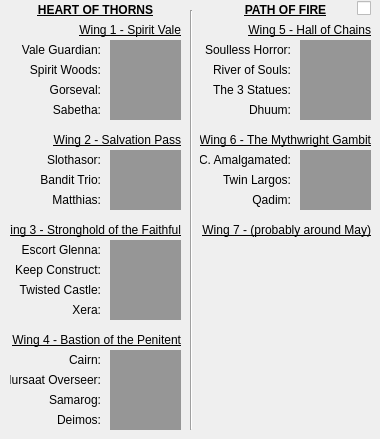
    <widget class="QWidget" name="tab_bosses">
     <attribute name="title">
      <string>Weekly Bosses</string>
     </attribute>
     <widget class="QLabel" name="label_17">
      <property name="geometry">
       <rect>
        <x>10</x>
        <y>100</y>
        <width>91</width>
        <height>20</height>
       </rect>
      </property>
      <property name="text">
       <string>Sabetha:</string>
      </property>
      <property name="alignment">
       <set>Qt::AlignRight|Qt::AlignTrailing|Qt::AlignVCenter</set>
      </property>
      <property name="buddy">
       <cstring>linePermission_Characters</cstring>
      </property>
     </widget>
     <widget class="QLabel" name="label_11">
      <property name="geometry">
       <rect>
        <x>10</x>
        <y>190</y>
        <width>91</width>
        <height>20</height>
       </rect>
      </property>
      <property name="text">
       <string>Matthias:</string>
      </property>
      <property name="alignment">
       <set>Qt::AlignRight|Qt::AlignTrailing|Qt::AlignVCenter</set>
      </property>
      <property name="buddy">
       <cstring>linePermission_Unlocks</cstring>
      </property>
     </widget>
     <widget class="QLineEdit" name="lineRaidboss_gorseval">
      <property name="geometry">
       <rect>
        <x>110</x>
        <y>80</y>
        <width>71</width>
        <height>20</height>
       </rect>
      </property>
      <property name="styleSheet">
       <string notr="true">background-color: rgb(150, 150, 150);</string>
      </property>
      <property name="text">
       <string/>
      </property>
      <property name="frame">
       <bool>false</bool>
      </property>
      <property name="alignment">
       <set>Qt::AlignCenter</set>
      </property>
      <property name="readOnly">
       <bool>true</bool>
      </property>
     </widget>
     <widget class="QLineEdit" name="lineRaidboss_glenna">
      <property name="geometry">
       <rect>
        <x>110</x>
        <y>240</y>
        <width>71</width>
        <height>20</height>
       </rect>
      </property>
      <property name="styleSheet">
       <string notr="true">background-color: rgb(150, 150, 150);</string>
      </property>
      <property name="text">
       <string/>
      </property>
      <property name="frame">
       <bool>false</bool>
      </property>
      <property name="alignment">
       <set>Qt::AlignCenter</set>
      </property>
      <property name="readOnly">
       <bool>true</bool>
      </property>
     </widget>
     <widget class="QLabel" name="label_37">
      <property name="geometry">
       <rect>
        <x>10</x>
        <y>60</y>
        <width>91</width>
        <height>20</height>
       </rect>
      </property>
      <property name="text">
       <string>Spirit Woods:</string>
      </property>
      <property name="alignment">
       <set>Qt::AlignRight|Qt::AlignTrailing|Qt::AlignVCenter</set>
      </property>
      <property name="buddy">
       <cstring>linePermission_Progression</cstring>
      </property>
     </widget>
     <widget class="QLabel" name="label_28">
      <property name="geometry">
       <rect>
        <x>10</x>
        <y>370</y>
        <width>91</width>
        <height>20</height>
       </rect>
      </property>
      <property name="text">
       <string>Mursaat Overseer:</string>
      </property>
      <property name="alignment">
       <set>Qt::AlignRight|Qt::AlignTrailing|Qt::AlignVCenter</set>
      </property>
      <property name="buddy">
       <cstring>linePermission_Guilds</cstring>
      </property>
     </widget>
     <widget class="QLineEdit" name="lineRaidboss_qadim">
      <property name="geometry">
       <rect>
        <x>300</x>
        <y>190</y>
        <width>71</width>
        <height>20</height>
       </rect>
      </property>
      <property name="styleSheet">
       <string notr="true">background-color: rgb(150, 150, 150);</string>
      </property>
      <property name="text">
       <string/>
      </property>
      <property name="frame">
       <bool>false</bool>
      </property>
      <property name="alignment">
       <set>Qt::AlignCenter</set>
      </property>
      <property name="readOnly">
       <bool>true</bool>
      </property>
     </widget>
     <widget class="QLineEdit" name="lineRaidboss_slothasor">
      <property name="geometry">
       <rect>
        <x>110</x>
        <y>150</y>
        <width>71</width>
        <height>20</height>
       </rect>
      </property>
      <property name="styleSheet">
       <string notr="true">background-color: rgb(150, 150, 150);</string>
      </property>
      <property name="text">
       <string/>
      </property>
      <property name="frame">
       <bool>false</bool>
      </property>
      <property name="alignment">
       <set>Qt::AlignCenter</set>
      </property>
      <property name="readOnly">
       <bool>true</bool>
      </property>
     </widget>
     <widget class="QLabel" name="label_13">
      <property name="geometry">
       <rect>
        <x>10</x>
        <y>150</y>
        <width>91</width>
        <height>20</height>
       </rect>
      </property>
      <property name="text">
       <string>Slothasor:</string>
      </property>
      <property name="alignment">
       <set>Qt::AlignRight|Qt::AlignTrailing|Qt::AlignVCenter</set>
      </property>
      <property name="buddy">
       <cstring>linePermission_Tradingpost</cstring>
      </property>
     </widget>
     <widget class="QLineEdit" name="lineRaidboss_sabetha">
      <property name="geometry">
       <rect>
        <x>110</x>
        <y>100</y>
        <width>71</width>
        <height>20</height>
       </rect>
      </property>
      <property name="styleSheet">
       <string notr="true">background-color: rgb(150, 150, 150);</string>
      </property>
      <property name="frame">
       <bool>false</bool>
      </property>
      <property name="alignment">
       <set>Qt::AlignCenter</set>
      </property>
      <property name="readOnly">
       <bool>true</bool>
      </property>
     </widget>
     <widget class="QLineEdit" name="lineRaidboss_spiritwoods">
      <property name="geometry">
       <rect>
        <x>110</x>
        <y>60</y>
        <width>71</width>
        <height>20</height>
       </rect>
      </property>
      <property name="styleSheet">
       <string notr="true">background-color: rgb(150, 150, 150);</string>
      </property>
      <property name="text">
       <string/>
      </property>
      <property name="frame">
       <bool>false</bool>
      </property>
      <property name="alignment">
       <set>Qt::AlignCenter</set>
      </property>
      <property name="readOnly">
       <bool>true</bool>
      </property>
     </widget>
     <widget class="QLabel" name="label_39">
      <property name="geometry">
       <rect>
        <x>200</x>
        <y>20</y>
        <width>171</width>
        <height>20</height>
       </rect>
      </property>
      <property name="font">
       <font>
        <underline>true</underline>
       </font>
      </property>
      <property name="text">
       <string>Wing 5 - Hall of Chains</string>
      </property>
      <property name="alignment">
       <set>Qt::AlignRight|Qt::AlignTrailing|Qt::AlignVCenter</set>
      </property>
     </widget>
     <widget class="QLabel" name="label_18">
      <property name="geometry">
       <rect>
        <x>10</x>
        <y>260</y>
        <width>91</width>
        <height>20</height>
       </rect>
      </property>
      <property name="text">
       <string>Keep Construct:</string>
      </property>
      <property name="alignment">
       <set>Qt::AlignRight|Qt::AlignTrailing|Qt::AlignVCenter</set>
      </property>
      <property name="buddy">
       <cstring>linePermission_Builds</cstring>
      </property>
     </widget>
     <widget class="QLineEdit" name="lineRaidboss_samarog">
      <property name="geometry">
       <rect>
        <x>110</x>
        <y>390</y>
        <width>71</width>
        <height>20</height>
       </rect>
      </property>
      <property name="styleSheet">
       <string notr="true">background-color: rgb(150, 150, 150);</string>
      </property>
      <property name="text">
       <string/>
      </property>
      <property name="frame">
       <bool>false</bool>
      </property>
      <property name="alignment">
       <set>Qt::AlignCenter</set>
      </property>
      <property name="readOnly">
       <bool>true</bool>
      </property>
     </widget>
     <widget class="QLabel" name="label_36">
      <property name="geometry">
       <rect>
        <x>10</x>
        <y>280</y>
        <width>91</width>
        <height>20</height>
       </rect>
      </property>
      <property name="text">
       <string>Twisted Castle:</string>
      </property>
      <property name="alignment">
       <set>Qt::AlignRight|Qt::AlignTrailing|Qt::AlignVCenter</set>
      </property>
      <property name="buddy">
       <cstring>linePermission_Progression</cstring>
      </property>
     </widget>
     <widget class="QLineEdit" name="lineRaidboss_mursaat">
      <property name="geometry">
       <rect>
        <x>110</x>
        <y>370</y>
        <width>71</width>
        <height>20</height>
       </rect>
      </property>
      <property name="styleSheet">
       <string notr="true">background-color: rgb(150, 150, 150);</string>
      </property>
      <property name="text">
       <string/>
      </property>
      <property name="frame">
       <bool>false</bool>
      </property>
      <property name="alignment">
       <set>Qt::AlignCenter</set>
      </property>
      <property name="readOnly">
       <bool>true</bool>
      </property>
     </widget>
     <widget class="QLabel" name="label_68">
      <property name="geometry">
       <rect>
        <x>200</x>
        <y>220</y>
        <width>171</width>
        <height>20</height>
       </rect>
      </property>
      <property name="font">
       <font>
        <underline>true</underline>
       </font>
      </property>
      <property name="text">
       <string>Wing 7 - (probably around May)</string>
      </property>
      <property name="alignment">
       <set>Qt::AlignRight|Qt::AlignTrailing|Qt::AlignVCenter</set>
      </property>
     </widget>
     <widget class="QLineEdit" name="lineRaidboss_dhuum">
      <property name="geometry">
       <rect>
        <x>300</x>
        <y>100</y>
        <width>71</width>
        <height>20</height>
       </rect>
      </property>
      <property name="styleSheet">
       <string notr="true">background-color: rgb(150, 150, 150);</string>
      </property>
      <property name="text">
       <string/>
      </property>
      <property name="frame">
       <bool>false</bool>
      </property>
      <property name="alignment">
       <set>Qt::AlignCenter</set>
      </property>
      <property name="readOnly">
       <bool>true</bool>
      </property>
     </widget>
     <widget class="QLineEdit" name="lineRaidboss_statues">
      <property name="geometry">
       <rect>
        <x>300</x>
        <y>80</y>
        <width>71</width>
        <height>20</height>
       </rect>
      </property>
      <property name="styleSheet">
       <string notr="true">background-color: rgb(150, 150, 150);</string>
      </property>
      <property name="text">
       <string/>
      </property>
      <property name="frame">
       <bool>false</bool>
      </property>
      <property name="alignment">
       <set>Qt::AlignCenter</set>
      </property>
      <property name="readOnly">
       <bool>true</bool>
      </property>
     </widget>
     <widget class="QLabel" name="label_30">
      <property name="geometry">
       <rect>
        <x>10</x>
        <y>410</y>
        <width>91</width>
        <height>20</height>
       </rect>
      </property>
      <property name="text">
       <string>Deimos:</string>
      </property>
      <property name="alignment">
       <set>Qt::AlignRight|Qt::AlignTrailing|Qt::AlignVCenter</set>
      </property>
      <property name="buddy">
       <cstring>linePermission_Guilds</cstring>
      </property>
     </widget>
     <widget class="QLabel" name="label_15">
      <property name="geometry">
       <rect>
        <x>10</x>
        <y>80</y>
        <width>91</width>
        <height>20</height>
       </rect>
      </property>
      <property name="text">
       <string>Gorseval:</string>
      </property>
      <property name="alignment">
       <set>Qt::AlignRight|Qt::AlignTrailing|Qt::AlignVCenter</set>
      </property>
      <property name="buddy">
       <cstring>linePermission_Inventories</cstring>
      </property>
     </widget>
     <widget class="QLabel" name="label_23">
      <property name="geometry">
       <rect>
        <x>10</x>
        <y>240</y>
        <width>91</width>
        <height>20</height>
       </rect>
      </property>
      <property name="text">
       <string>Escort Glenna:</string>
      </property>
      <property name="alignment">
       <set>Qt::AlignRight|Qt::AlignTrailing|Qt::AlignVCenter</set>
      </property>
      <property name="buddy">
       <cstring>linePermission_PvP</cstring>
      </property>
     </widget>
     <widget class="QLineEdit" name="lineRaidboss_keepconstruct">
      <property name="geometry">
       <rect>
        <x>110</x>
        <y>260</y>
        <width>71</width>
        <height>20</height>
       </rect>
      </property>
      <property name="styleSheet">
       <string notr="true">background-color: rgb(150, 150, 150);</string>
      </property>
      <property name="text">
       <string/>
      </property>
      <property name="frame">
       <bool>false</bool>
      </property>
      <property name="alignment">
       <set>Qt::AlignCenter</set>
      </property>
      <property name="readOnly">
       <bool>true</bool>
      </property>
     </widget>
     <widget class="QLineEdit" name="lineRaidboss_deimos">
      <property name="geometry">
       <rect>
        <x>110</x>
        <y>410</y>
        <width>71</width>
        <height>20</height>
       </rect>
      </property>
      <property name="styleSheet">
       <string notr="true">background-color: rgb(150, 150, 150);</string>
      </property>
      <property name="text">
       <string/>
      </property>
      <property name="frame">
       <bool>false</bool>
      </property>
      <property name="alignment">
       <set>Qt::AlignCenter</set>
      </property>
      <property name="readOnly">
       <bool>true</bool>
      </property>
     </widget>
     <widget class="QLineEdit" name="lineRaidboss_conjureda">
      <property name="geometry">
       <rect>
        <x>300</x>
        <y>150</y>
        <width>71</width>
        <height>20</height>
       </rect>
      </property>
      <property name="styleSheet">
       <string notr="true">background-color: rgb(150, 150, 150);</string>
      </property>
      <property name="text">
       <string/>
      </property>
      <property name="frame">
       <bool>false</bool>
      </property>
      <property name="alignment">
       <set>Qt::AlignCenter</set>
      </property>
      <property name="readOnly">
       <bool>true</bool>
      </property>
     </widget>
     <widget class="QLabel" name="label_40">
      <property name="geometry">
       <rect>
        <x>200</x>
        <y>40</y>
        <width>91</width>
        <height>20</height>
       </rect>
      </property>
      <property name="text">
       <string>Soulless Horror:</string>
      </property>
      <property name="alignment">
       <set>Qt::AlignRight|Qt::AlignTrailing|Qt::AlignVCenter</set>
      </property>
      <property name="buddy">
       <cstring>linePermission_PvP</cstring>
      </property>
     </widget>
     <widget class="QLabel" name="label_21">
      <property name="geometry">
       <rect>
        <x>10</x>
        <y>350</y>
        <width>91</width>
        <height>20</height>
       </rect>
      </property>
      <property name="text">
       <string>Cairn:</string>
      </property>
      <property name="alignment">
       <set>Qt::AlignRight|Qt::AlignTrailing|Qt::AlignVCenter</set>
      </property>
      <property name="buddy">
       <cstring>linePermission_Guilds</cstring>
      </property>
     </widget>
     <widget class="QLabel" name="label_41">
      <property name="geometry">
       <rect>
        <x>200</x>
        <y>60</y>
        <width>91</width>
        <height>20</height>
       </rect>
      </property>
      <property name="text">
       <string>River of Souls:</string>
      </property>
      <property name="alignment">
       <set>Qt::AlignRight|Qt::AlignTrailing|Qt::AlignVCenter</set>
      </property>
      <property name="buddy">
       <cstring>linePermission_PvP</cstring>
      </property>
     </widget>
     <widget class="QLineEdit" name="lineRaidboss_twinlargos">
      <property name="geometry">
       <rect>
        <x>300</x>
        <y>170</y>
        <width>71</width>
        <height>20</height>
       </rect>
      </property>
      <property name="styleSheet">
       <string notr="true">background-color: rgb(150, 150, 150);</string>
      </property>
      <property name="text">
       <string/>
      </property>
      <property name="frame">
       <bool>false</bool>
      </property>
      <property name="alignment">
       <set>Qt::AlignCenter</set>
      </property>
      <property name="readOnly">
       <bool>true</bool>
      </property>
     </widget>
     <widget class="Line" name="line">
      <property name="geometry">
       <rect>
        <x>190</x>
        <y>10</y>
        <width>3</width>
        <height>420</height>
       </rect>
      </property>
      <property name="orientation">
       <enum>Qt::Vertical</enum>
      </property>
     </widget>
     <widget class="QLabel" name="label_43">
      <property name="geometry">
       <rect>
        <x>200</x>
        <y>100</y>
        <width>91</width>
        <height>20</height>
       </rect>
      </property>
      <property name="text">
       <string>Dhuum:</string>
      </property>
      <property name="alignment">
       <set>Qt::AlignRight|Qt::AlignTrailing|Qt::AlignVCenter</set>
      </property>
      <property name="buddy">
       <cstring>linePermission_PvP</cstring>
      </property>
     </widget>
     <widget class="QLabel" name="label_48">
      <property name="geometry">
       <rect>
        <x>200</x>
        <y>170</y>
        <width>91</width>
        <height>20</height>
       </rect>
      </property>
      <property name="text">
       <string>Twin Largos:</string>
      </property>
      <property name="alignment">
       <set>Qt::AlignRight|Qt::AlignTrailing|Qt::AlignVCenter</set>
      </property>
      <property name="buddy">
       <cstring>linePermission_PvP</cstring>
      </property>
     </widget>
     <widget class="QLabel" name="label_51">
      <property name="geometry">
       <rect>
        <x>10</x>
        <y>0</y>
        <width>171</width>
        <height>20</height>
       </rect>
      </property>
      <property name="font">
       <font>
        <weight>75</weight>
        <bold>true</bold>
        <underline>true</underline>
       </font>
      </property>
      <property name="text">
       <string>HEART OF THORNS</string>
      </property>
      <property name="alignment">
       <set>Qt::AlignCenter</set>
      </property>
     </widget>
     <widget class="QLabel" name="label_26">
      <property name="geometry">
       <rect>
        <x>10</x>
        <y>170</y>
        <width>91</width>
        <height>20</height>
       </rect>
      </property>
      <property name="text">
       <string>Bandit Trio:</string>
      </property>
      <property name="alignment">
       <set>Qt::AlignRight|Qt::AlignTrailing|Qt::AlignVCenter</set>
      </property>
      <property name="buddy">
       <cstring>linePermission_Wallet</cstring>
      </property>
     </widget>
     <widget class="QLineEdit" name="lineRaidboss_trio">
      <property name="geometry">
       <rect>
        <x>110</x>
        <y>170</y>
        <width>71</width>
        <height>20</height>
       </rect>
      </property>
      <property name="styleSheet">
       <string notr="true">background-color: rgb(150, 150, 150);</string>
      </property>
      <property name="text">
       <string/>
      </property>
      <property name="frame">
       <bool>false</bool>
      </property>
      <property name="alignment">
       <set>Qt::AlignCenter</set>
      </property>
      <property name="readOnly">
       <bool>true</bool>
      </property>
     </widget>
     <widget class="QLabel" name="label_19">
      <property name="geometry">
       <rect>
        <x>10</x>
        <y>40</y>
        <width>91</width>
        <height>20</height>
       </rect>
      </property>
      <property name="text">
       <string>Vale Guardian:</string>
      </property>
      <property name="alignment">
       <set>Qt::AlignRight|Qt::AlignTrailing|Qt::AlignVCenter</set>
      </property>
      <property name="buddy">
       <cstring>linePermission_Account</cstring>
      </property>
     </widget>
     <widget class="QLabel" name="label_31">
      <property name="geometry">
       <rect>
        <x>10</x>
        <y>130</y>
        <width>171</width>
        <height>20</height>
       </rect>
      </property>
      <property name="font">
       <font>
        <underline>true</underline>
       </font>
      </property>
      <property name="text">
       <string>Wing 2 - Salvation Pass</string>
      </property>
      <property name="alignment">
       <set>Qt::AlignRight|Qt::AlignTrailing|Qt::AlignVCenter</set>
      </property>
     </widget>
     <widget class="QLineEdit" name="lineRaidboss_cairn">
      <property name="geometry">
       <rect>
        <x>110</x>
        <y>350</y>
        <width>71</width>
        <height>20</height>
       </rect>
      </property>
      <property name="styleSheet">
       <string notr="true">background-color: rgb(150, 150, 150);</string>
      </property>
      <property name="text">
       <string/>
      </property>
      <property name="frame">
       <bool>false</bool>
      </property>
      <property name="alignment">
       <set>Qt::AlignCenter</set>
      </property>
      <property name="readOnly">
       <bool>true</bool>
      </property>
     </widget>
     <widget class="QLabel" name="label_47">
      <property name="geometry">
       <rect>
        <x>200</x>
        <y>130</y>
        <width>171</width>
        <height>20</height>
       </rect>
      </property>
      <property name="font">
       <font>
        <underline>true</underline>
       </font>
      </property>
      <property name="text">
       <string>Wing 6 - The Mythwright Gambit</string>
      </property>
      <property name="alignment">
       <set>Qt::AlignRight|Qt::AlignTrailing|Qt::AlignVCenter</set>
      </property>
     </widget>
     <widget class="QLineEdit" name="lineRaidboss_riverofsouls">
      <property name="geometry">
       <rect>
        <x>300</x>
        <y>60</y>
        <width>71</width>
        <height>20</height>
       </rect>
      </property>
      <property name="styleSheet">
       <string notr="true">background-color: rgb(150, 150, 150);</string>
      </property>
      <property name="text">
       <string/>
      </property>
      <property name="frame">
       <bool>false</bool>
      </property>
      <property name="alignment">
       <set>Qt::AlignCenter</set>
      </property>
      <property name="readOnly">
       <bool>true</bool>
      </property>
     </widget>
     <widget class="QLineEdit" name="lineRaidboss_matthias">
      <property name="geometry">
       <rect>
        <x>110</x>
        <y>190</y>
        <width>71</width>
        <height>20</height>
       </rect>
      </property>
      <property name="styleSheet">
       <string notr="true">background-color: rgb(150, 150, 150);</string>
      </property>
      <property name="frame">
       <bool>false</bool>
      </property>
      <property name="alignment">
       <set>Qt::AlignCenter</set>
      </property>
      <property name="readOnly">
       <bool>true</bool>
      </property>
     </widget>
     <widget class="QLabel" name="label_34">
      <property name="geometry">
       <rect>
        <x>10</x>
        <y>220</y>
        <width>171</width>
        <height>20</height>
       </rect>
      </property>
      <property name="font">
       <font>
        <underline>true</underline>
       </font>
      </property>
      <property name="text">
       <string>Wing 3 - Stronghold of the Faithful</string>
      </property>
      <property name="alignment">
       <set>Qt::AlignRight|Qt::AlignTrailing|Qt::AlignVCenter</set>
      </property>
     </widget>
     <widget class="QLabel" name="label_49">
      <property name="geometry">
       <rect>
        <x>200</x>
        <y>190</y>
        <width>91</width>
        <height>20</height>
       </rect>
      </property>
      <property name="text">
       <string>Qadim:</string>
      </property>
      <property name="alignment">
       <set>Qt::AlignRight|Qt::AlignTrailing|Qt::AlignVCenter</set>
      </property>
      <property name="buddy">
       <cstring>linePermission_PvP</cstring>
      </property>
     </widget>
     <widget class="QLineEdit" name="lineRaidboss_twistedcastle">
      <property name="geometry">
       <rect>
        <x>110</x>
        <y>280</y>
        <width>71</width>
        <height>20</height>
       </rect>
      </property>
      <property name="styleSheet">
       <string notr="true">background-color: rgb(150, 150, 150);</string>
      </property>
      <property name="text">
       <string/>
      </property>
      <property name="frame">
       <bool>false</bool>
      </property>
      <property name="alignment">
       <set>Qt::AlignCenter</set>
      </property>
      <property name="readOnly">
       <bool>true</bool>
      </property>
     </widget>
     <widget class="QLabel" name="label_27">
      <property name="geometry">
       <rect>
        <x>10</x>
        <y>20</y>
        <width>171</width>
        <height>20</height>
       </rect>
      </property>
      <property name="font">
       <font>
        <underline>true</underline>
       </font>
      </property>
      <property name="text">
       <string>Wing 1 - Spirit Vale</string>
      </property>
      <property name="alignment">
       <set>Qt::AlignRight|Qt::AlignTrailing|Qt::AlignVCenter</set>
      </property>
     </widget>
     <widget class="QLineEdit" name="lineRaidboss_valeguardian">
      <property name="geometry">
       <rect>
        <x>110</x>
        <y>40</y>
        <width>71</width>
        <height>20</height>
       </rect>
      </property>
      <property name="styleSheet">
       <string notr="true">background-color: rgb(150, 150, 150);</string>
      </property>
      <property name="text">
       <string/>
      </property>
      <property name="frame">
       <bool>false</bool>
      </property>
      <property name="alignment">
       <set>Qt::AlignCenter</set>
      </property>
      <property name="readOnly">
       <bool>true</bool>
      </property>
     </widget>
     <widget class="QLabel" name="label_52">
      <property name="geometry">
       <rect>
        <x>220</x>
        <y>0</y>
        <width>131</width>
        <height>20</height>
       </rect>
      </property>
      <property name="font">
       <font>
        <weight>75</weight>
        <bold>true</bold>
        <underline>true</underline>
       </font>
      </property>
      <property name="text">
       <string>PATH OF FIRE</string>
      </property>
      <property name="alignment">
       <set>Qt::AlignCenter</set>
      </property>
     </widget>
     <widget class="QLabel" name="label_29">
      <property name="geometry">
       <rect>
        <x>10</x>
        <y>390</y>
        <width>91</width>
        <height>20</height>
       </rect>
      </property>
      <property name="text">
       <string>Samarog:</string>
      </property>
      <property name="alignment">
       <set>Qt::AlignRight|Qt::AlignTrailing|Qt::AlignVCenter</set>
      </property>
      <property name="buddy">
       <cstring>linePermission_Guilds</cstring>
      </property>
     </widget>
     <widget class="QLineEdit" name="lineRaidboss_xera">
      <property name="geometry">
       <rect>
        <x>110</x>
        <y>300</y>
        <width>71</width>
        <height>20</height>
       </rect>
      </property>
      <property name="styleSheet">
       <string notr="true">background-color: rgb(150, 150, 150);</string>
      </property>
      <property name="text">
       <string/>
      </property>
      <property name="frame">
       <bool>false</bool>
      </property>
      <property name="alignment">
       <set>Qt::AlignCenter</set>
      </property>
      <property name="readOnly">
       <bool>true</bool>
      </property>
     </widget>
     <widget class="QLabel" name="label_50">
      <property name="geometry">
       <rect>
        <x>200</x>
        <y>150</y>
        <width>91</width>
        <height>20</height>
       </rect>
      </property>
      <property name="text">
       <string>C. Amalgamated:</string>
      </property>
      <property name="alignment">
       <set>Qt::AlignRight|Qt::AlignTrailing|Qt::AlignVCenter</set>
      </property>
      <property name="buddy">
       <cstring>linePermission_PvP</cstring>
      </property>
     </widget>
     <widget class="QLineEdit" name="lineRaidboss_desmina">
      <property name="geometry">
       <rect>
        <x>300</x>
        <y>40</y>
        <width>71</width>
        <height>20</height>
       </rect>
      </property>
      <property name="styleSheet">
       <string notr="true">background-color: rgb(150, 150, 150);</string>
      </property>
      <property name="text">
       <string/>
      </property>
      <property name="frame">
       <bool>false</bool>
      </property>
      <property name="alignment">
       <set>Qt::AlignCenter</set>
      </property>
      <property name="readOnly">
       <bool>true</bool>
      </property>
     </widget>
     <widget class="QLabel" name="label_42">
      <property name="geometry">
       <rect>
        <x>200</x>
        <y>80</y>
        <width>91</width>
        <height>20</height>
       </rect>
      </property>
      <property name="text">
       <string>The 3 Statues:</string>
      </property>
      <property name="alignment">
       <set>Qt::AlignRight|Qt::AlignTrailing|Qt::AlignVCenter</set>
      </property>
      <property name="buddy">
       <cstring>linePermission_PvP</cstring>
      </property>
     </widget>
     <widget class="QLabel" name="label_20">
      <property name="geometry">
       <rect>
        <x>10</x>
        <y>300</y>
        <width>91</width>
        <height>20</height>
       </rect>
      </property>
      <property name="text">
       <string>Xera:</string>
      </property>
      <property name="alignment">
       <set>Qt::AlignRight|Qt::AlignTrailing|Qt::AlignVCenter</set>
      </property>
      <property name="buddy">
       <cstring>linePermission_Progression</cstring>
      </property>
     </widget>
     <widget class="QCheckBox" name="checkBosses">
      <property name="geometry">
       <rect>
        <x>350</x>
        <y>0</y>
        <width>21</width>
        <height>17</height>
       </rect>
      </property>
      <property name="layoutDirection">
       <enum>Qt::RightToLeft</enum>
      </property>
      <property name="text">
       <string/>
      </property>
     </widget>
     <widget class="QLabel" name="label_35">
      <property name="geometry">
       <rect>
        <x>10</x>
        <y>330</y>
        <width>171</width>
        <height>20</height>
       </rect>
      </property>
      <property name="font">
       <font>
        <underline>true</underline>
       </font>
      </property>
      <property name="text">
       <string>Wing 4 - Bastion of the Penitent</string>
      </property>
      <property name="alignment">
       <set>Qt::AlignRight|Qt::AlignTrailing|Qt::AlignVCenter</set>
      </property>
     </widget>
    </widget>
